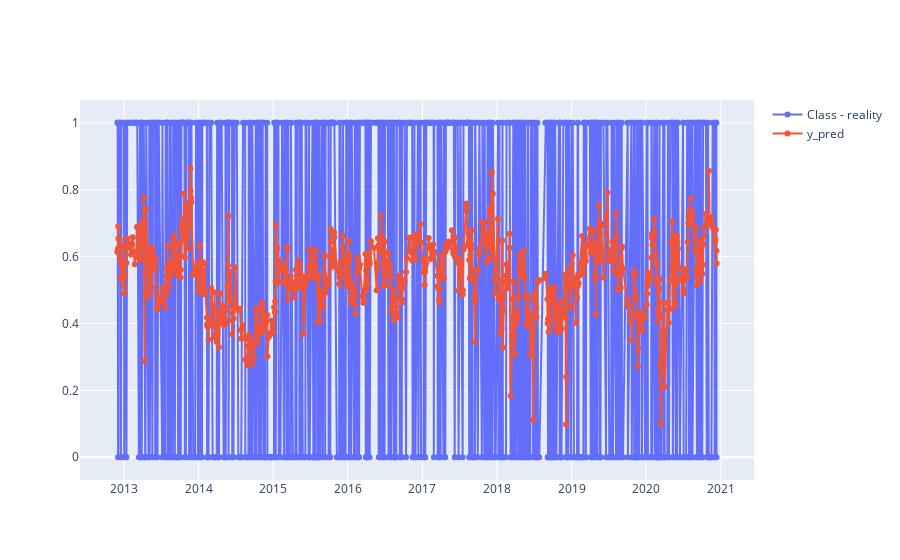

Source (notebook cell):
### Code cell
import plotly.graph_objects as go

# Create traces
fig = go.Figure()
fig.add_trace(go.Scatter(x=df_y_test.index, y=df_y_test['Class'],
                    mode='lines+markers',
                    name='Class - reality'))
fig.add_trace(go.Scatter(x=df_y_test.index, y=df_y_test['y_pred_prob'],
                    mode='lines+markers',
                    name='y_pred'))
fig.show()

### Figure 1 — Plotly figure (JSON) as saved in the notebook; plotly's stock layout.template omitted (floating-point values rounded to 4 significant figures; data arrays with more than 128 entries replaced by an {"elided": "..."} marker saying what was removed)
{"data": [{"mode": "lines+markers", "name": "Class - reality", "type": "scatter", "x": {"elided": "882 str values"}, "y": {"elided": "882 int values"}}, {"mode": "lines+markers", "name": "y_pred", "type": "scatter", "x": {"elided": "882 str values"}, "y": {"elided": "882 float values"}}], "layout": {}}
